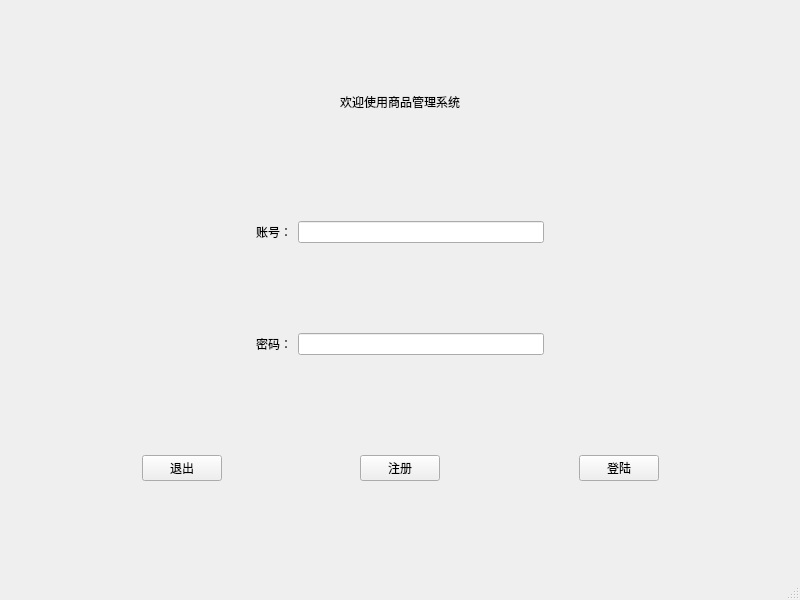
<?xml version="1.0" encoding="UTF-8"?>
<ui version="4.0">
 <class>MainWindow</class>
 <widget class="QMainWindow" name="MainWindow">
  <property name="geometry">
   <rect>
    <x>0</x>
    <y>0</y>
    <width>800</width>
    <height>600</height>
   </rect>
  </property>
  <property name="windowTitle">
   <string>MainWindow</string>
  </property>
  <widget class="QWidget" name="centralwidget">
   <layout class="QVBoxLayout" name="verticalLayout">
    <item>
     <widget class="QLabel" name="label">
      <property name="sizePolicy">
       <sizepolicy hsizetype="Preferred" vsizetype="Fixed">
        <horstretch>0</horstretch>
        <verstretch>0</verstretch>
       </sizepolicy>
      </property>
      <property name="styleSheet">
       <string notr="true">font: 75 26pt &quot;宋体&quot;;</string>
      </property>
      <property name="text">
       <string>欢迎使用商品管理系统</string>
      </property>
      <property name="alignment">
       <set>Qt::AlignCenter</set>
      </property>
     </widget>
    </item>
    <item>
     <spacer name="horizontalSpacer_9">
      <property name="orientation">
       <enum>Qt::Horizontal</enum>
      </property>
      <property name="sizeHint" stdset="0">
       <size>
        <width>40</width>
        <height>20</height>
       </size>
      </property>
     </spacer>
    </item>
    <item>
     <layout class="QHBoxLayout" name="horizontalLayout">
      <item>
       <spacer name="horizontalSpacer">
        <property name="orientation">
         <enum>Qt::Horizontal</enum>
        </property>
        <property name="sizeHint" stdset="0">
         <size>
          <width>40</width>
          <height>20</height>
         </size>
        </property>
       </spacer>
      </item>
      <item>
       <widget class="QLabel" name="label_2">
        <property name="styleSheet">
         <string notr="true">font: 12pt &quot;宋体&quot;;</string>
        </property>
        <property name="text">
         <string>账号：</string>
        </property>
       </widget>
      </item>
      <item>
       <widget class="QLineEdit" name="le_user">
        <property name="styleSheet">
         <string notr="true">font: 10pt &quot;宋体&quot;;</string>
        </property>
       </widget>
      </item>
      <item>
       <spacer name="horizontalSpacer_2">
        <property name="orientation">
         <enum>Qt::Horizontal</enum>
        </property>
        <property name="sizeHint" stdset="0">
         <size>
          <width>40</width>
          <height>20</height>
         </size>
        </property>
       </spacer>
      </item>
     </layout>
    </item>
    <item>
     <layout class="QHBoxLayout" name="horizontalLayout_2">
      <item>
       <spacer name="horizontalSpacer_3">
        <property name="orientation">
         <enum>Qt::Horizontal</enum>
        </property>
        <property name="sizeHint" stdset="0">
         <size>
          <width>40</width>
          <height>20</height>
         </size>
        </property>
       </spacer>
      </item>
      <item>
       <widget class="QLabel" name="label_3">
        <property name="styleSheet">
         <string notr="true">font: 12pt &quot;宋体&quot;;</string>
        </property>
        <property name="text">
         <string>密码：</string>
        </property>
       </widget>
      </item>
      <item>
       <widget class="QLineEdit" name="le_passwd">
        <property name="styleSheet">
         <string notr="true">font: 10pt &quot;宋体&quot;;</string>
        </property>
       </widget>
      </item>
      <item>
       <spacer name="horizontalSpacer_4">
        <property name="orientation">
         <enum>Qt::Horizontal</enum>
        </property>
        <property name="sizeHint" stdset="0">
         <size>
          <width>40</width>
          <height>20</height>
         </size>
        </property>
       </spacer>
      </item>
     </layout>
    </item>
    <item>
     <spacer name="horizontalSpacer_5">
      <property name="orientation">
       <enum>Qt::Horizontal</enum>
      </property>
      <property name="sizeType">
       <enum>QSizePolicy::Preferred</enum>
      </property>
      <property name="sizeHint" stdset="0">
       <size>
        <width>40</width>
        <height>10</height>
       </size>
      </property>
     </spacer>
    </item>
    <item>
     <layout class="QHBoxLayout" name="horizontalLayout_3">
      <item>
       <spacer name="horizontalSpacer_7">
        <property name="orientation">
         <enum>Qt::Horizontal</enum>
        </property>
        <property name="sizeHint" stdset="0">
         <size>
          <width>40</width>
          <height>20</height>
         </size>
        </property>
       </spacer>
      </item>
      <item>
       <widget class="QPushButton" name="btn_cancel">
        <property name="styleSheet">
         <string notr="true">font: 12pt &quot;宋体&quot;;</string>
        </property>
        <property name="text">
         <string>退出</string>
        </property>
       </widget>
      </item>
      <item>
       <spacer name="horizontalSpacer_10">
        <property name="orientation">
         <enum>Qt::Horizontal</enum>
        </property>
        <property name="sizeHint" stdset="0">
         <size>
          <width>40</width>
          <height>20</height>
         </size>
        </property>
       </spacer>
      </item>
      <item>
       <widget class="QPushButton" name="b_register">
        <property name="styleSheet">
         <string notr="true">font: 12pt &quot;宋体&quot;;</string>
        </property>
        <property name="text">
         <string>注册</string>
        </property>
       </widget>
      </item>
      <item>
       <spacer name="horizontalSpacer_6">
        <property name="orientation">
         <enum>Qt::Horizontal</enum>
        </property>
        <property name="sizeHint" stdset="0">
         <size>
          <width>40</width>
          <height>20</height>
         </size>
        </property>
       </spacer>
      </item>
      <item>
       <widget class="QPushButton" name="btn_login">
        <property name="styleSheet">
         <string notr="true">font: 12pt &quot;宋体&quot;;</string>
        </property>
        <property name="text">
         <string>登陆</string>
        </property>
       </widget>
      </item>
      <item>
       <spacer name="horizontalSpacer_8">
        <property name="orientation">
         <enum>Qt::Horizontal</enum>
        </property>
        <property name="sizeHint" stdset="0">
         <size>
          <width>40</width>
          <height>20</height>
         </size>
        </property>
       </spacer>
      </item>
     </layout>
    </item>
   </layout>
   <zorder>label</zorder>
   <zorder>horizontalSpacer_5</zorder>
   <zorder>horizontalSpacer_9</zorder>
  </widget>
  <widget class="QMenuBar" name="menubar">
   <property name="geometry">
    <rect>
     <x>0</x>
     <y>0</y>
     <width>800</width>
     <height>26</height>
    </rect>
   </property>
  </widget>
  <widget class="QStatusBar" name="statusbar"/>
  <action name="action_add">
   <property name="text">
    <string>添加商品</string>
   </property>
  </action>
  <action name="action_query">
   <property name="text">
    <string>查询商品</string>
   </property>
  </action>
  <action name="action_del">
   <property name="text">
    <string>删除商品</string>
   </property>
  </action>
  <action name="action_modify">
   <property name="text">
    <string>修改商品</string>
   </property>
  </action>
  <action name="action_help">
   <property name="text">
    <string>帮助信息</string>
   </property>
  </action>
 </widget>
 <resources/>
 <connections/>
</ui>
